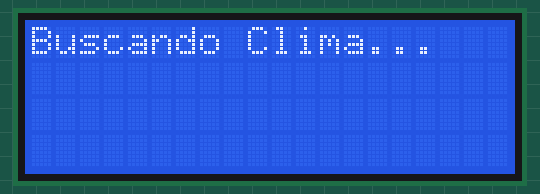
The program below on a simulated ESP32-S3. Shown: 20×4 character LCD. WiFi joins after 1.5 s; servers stay silent unless stated; uploads are accepted with an empty reply; the local clock reads 2024-03-15 10:24:30 at power-on unless the program sets it; what the program prints to the serial monitor is not drawn.

Above: at 1.7 s.
At 3.3 s:
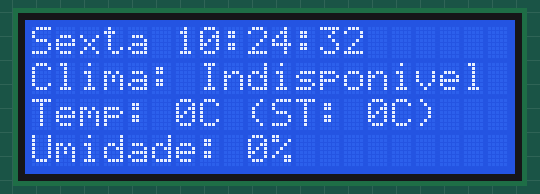
At 25.1 s:
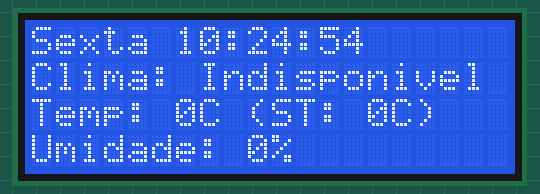
At 57.7 s:
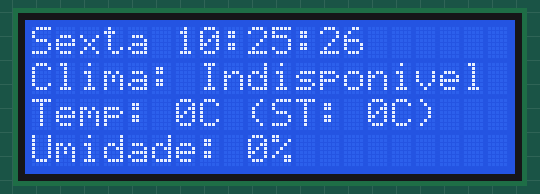
At 90.2 s:
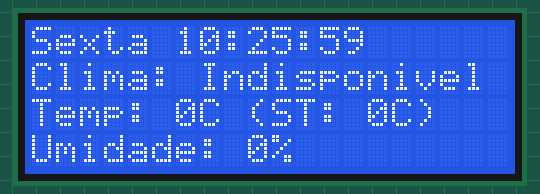
At 122.8 s:
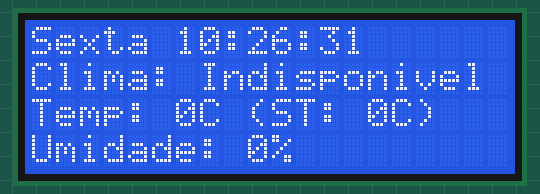

The program:

main.cpp
```cpp
#include <Arduino.h>
#include <WiFi.h>
#include <HTTPClient.h>
#include <LiquidCrystal_I2C.h>
#include <time.h>
#include "esp_sntp.h"

LiquidCrystal_I2C lcd(0x27, 20, 4);

const char* nomeRedeWiFi = "SENAI EDUCACIONAL";
const char* senhaRedeWiFi = "info@134";
const String enderecoAPI = "https://wttr.in/Sao+Caetano+do+Sul?m&lang=pt&format=";

//*============= Servidores NTP e Fuso =================
const char* NTP1 = "a.st1.ntp.br";
const char* NTP2 = "pool.ntp.org";
const char* FUSO = "<-03>3"; // Horário de Brasília

const char* DIAS[] = {"Domingo", "Segunda", "Terca", "Quarta", "Quinta", "Sexta", "Sabado"};

String pedirParaApiClima(String codigo);

void setup()
{
  Serial.begin(115200);

  //!============Inicialização do LCD==================
  lcd.init();
  lcd.backlight();
  lcd.clear();
  lcd.setCursor(0, 0);
  lcd.print("Conectando WiFi...");

  //! ===========Conexão WiFi===================
  WiFi.begin(nomeRedeWiFi, senhaRedeWiFi);
  Serial.print("\n\rIniciando conexao WiFi\n\r");

  while (WiFi.status() != WL_CONNECTED)
  {
    Serial.print("#");
    delay(500);
  }

  Serial.print("\n\rConectado com sucesso!\n\r");
  Serial.printf("Endereco IP: %s\n\r", WiFi.localIP().toString().c_str());

  //*------- CONFIGURACAO DE HORA NTP --------------
  configTzTime(FUSO, NTP1, NTP2);
  sntp_set_sync_interval(24 * 60 * 60 * 1000);

  struct tm agora;
  Serial.print("\n\rSincronizando hora\n\r");
  lcd.clear();
  lcd.setCursor(0, 0);
  lcd.print("Sincronizando hora...");

  while (!getLocalTime(&agora))
  {
    Serial.print(".");
    delay(500);
  }
  Serial.println("\nHora sincronizada!");

  lcd.clear();
  lcd.setCursor(0, 0);
  lcd.print("Buscando Clima...");

  String clima = pedirParaApiClima("%c");
  int temperatura = pedirParaApiClima("%t").toInt();
  int sensacaoTermica = pedirParaApiClima("%f").toInt();
  int umidade = pedirParaApiClima("%h").toInt();

  Serial.printf("Clima: %s\n\r", clima.c_str());
  Serial.printf("Temp: %d C | Sensacao: %d C\n\r", temperatura, sensacaoTermica);
  Serial.printf("Umidade: %d%%\n\r", umidade);
}

void loop()
{
  struct tm agora;
  if (getLocalTime(&agora))
  {
    Serial.printf("Hoje e %s, %02dh:%02d:%02d | Timestamp: %ld\n\r",
                  DIAS[agora.tm_wday],
                  agora.tm_hour,
                  agora.tm_min,
                  agora.tm_sec,
                  (long)time(nullptr));
  }

  //!==========Consulta à API de clima=======================
  String clima = pedirParaApiClima("%c");
  int temperatura = pedirParaApiClima("%t").toInt();
  int sensacaoTermica = pedirParaApiClima("%f").toInt();
  int umidade = pedirParaApiClima("%h").toInt();

  //!==========Atualização do display LCD====================
  lcd.clear();

  // Dia da semana e Hora->ln 01 lcd
  lcd.setCursor(0, 0);
  lcd.printf("%s %02d:%02d:%02d", DIAS[agora.tm_wday], agora.tm_hour, agora.tm_min, agora.tm_sec);

  // Descrição do Clima->ln 02 lcd
  lcd.setCursor(0, 1);
  if (clima.length() > 0) {
    lcd.printf("Clima: %.13s", clima.c_str());
  } else {
    lcd.print("Clima: Indisponivel");
  }

  // Temperatura e Sensação->ln 03 lcd
  lcd.setCursor(0, 2);
  lcd.printf("Temp: %dC (ST: %dC)", temperatura, sensacaoTermica);

  // Umidade -> ln 04 do lcd
  lcd.setCursor(0, 3);
  lcd.printf("Umidade: %d%%", umidade);

  // 10 segundos p/ próxima atualização
  delay(10000);
}

String pedirParaApiClima(String codigo)
{
  HTTPClient http;
  http.begin(enderecoAPI + codigo);
  http.setTimeout(3000);

  int codigoHTTP = http.GET();
  String resposta = "";

  if (codigoHTTP == 200)
  {
    resposta = http.getString();
    resposta.trim();
  }
  else
  {
    Serial.printf("Erro na API. Codigo: %d\n\r", codigoHTTP);
  }

  http.end();
  return resposta;
}
```

Measured:
- what the display in image 0 shows lasts 1.7 s, from 1.6 s to 3.3 s
- what the display in image 1 shows lasts 10.9 s, from 3.3 s to 14.2 s
